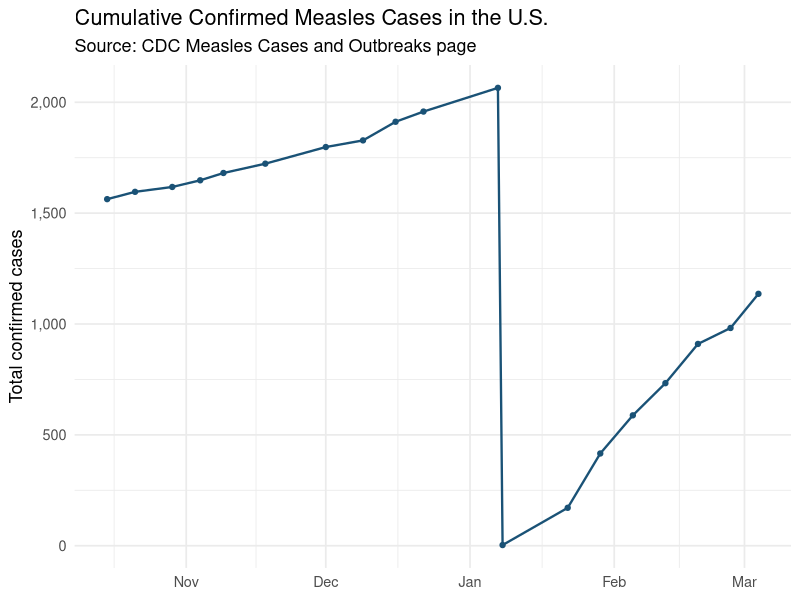
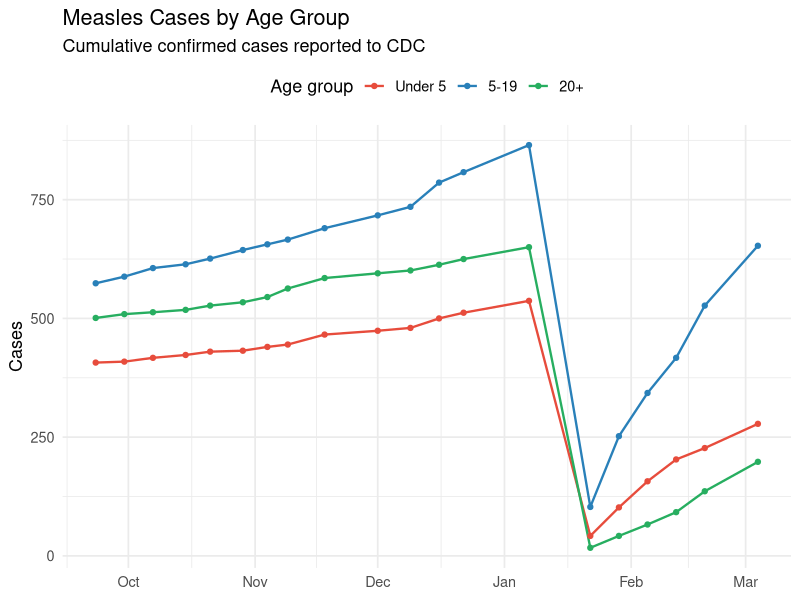
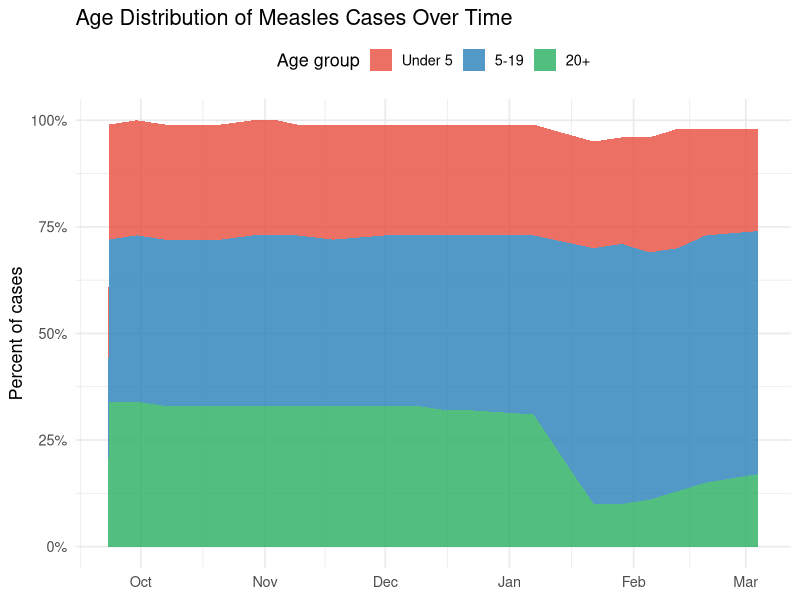
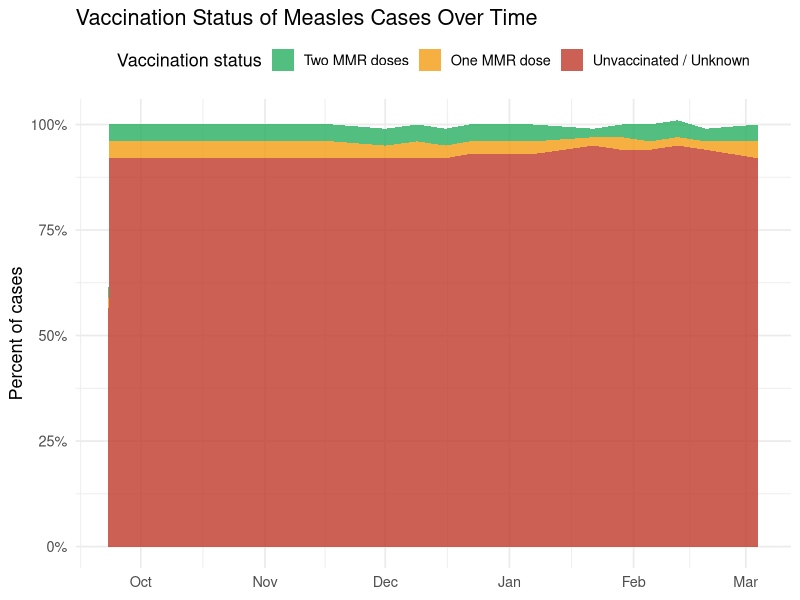
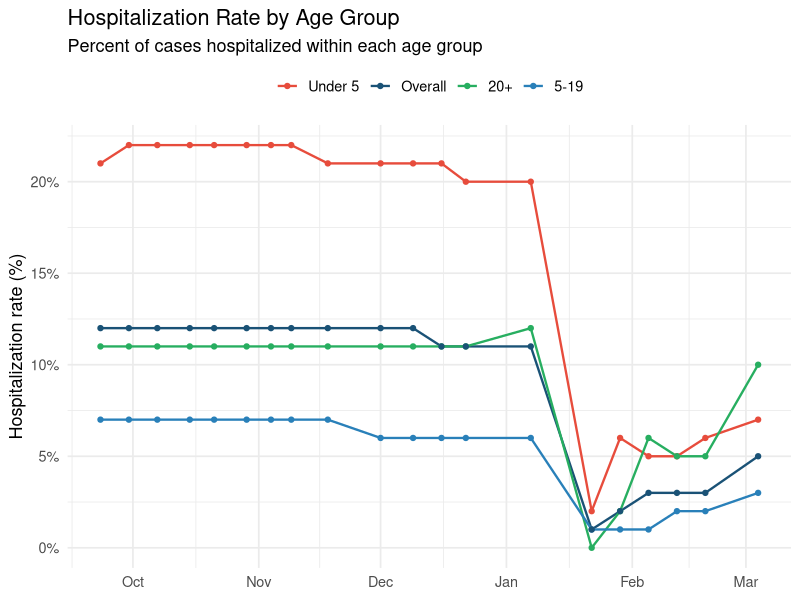
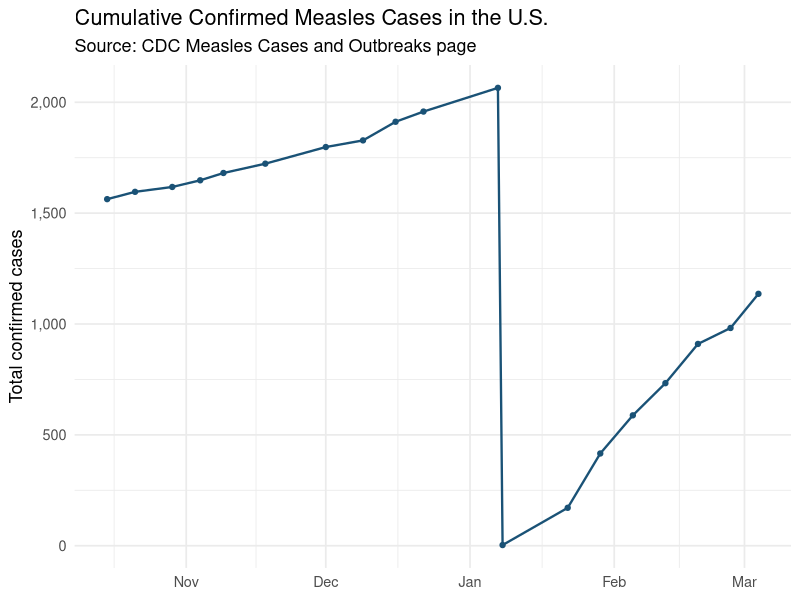
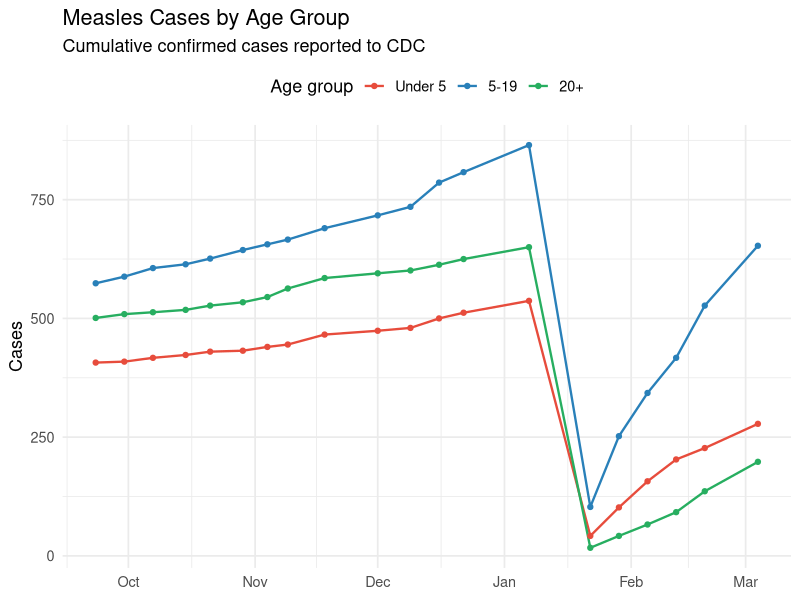
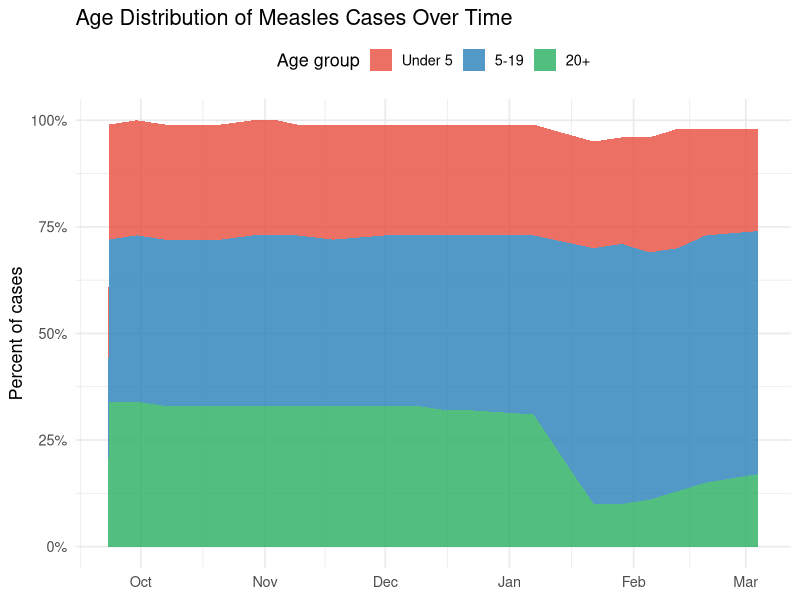

Here is the R script that generated these plots, in order:
library(tidyverse)
library(scales)

# ── Load data ────────────────────────────────────────────────────────────────

df <- read_csv("measles_structured.csv", na = "NA") |>
  mutate(snapshot_date = as.Date(snapshot_date)) |>
  # Drop duplicate update dates (keep first snapshot)
  distinct(update_date, .keep_all = TRUE)

# ── 1. Total cases over time ────────────────────────────────────────────────

ggplot(df |> filter(!is.na(total_cases)),
       aes(x = snapshot_date, y = total_cases)) +
  geom_line(linewidth = 0.8, color = "#1a5276") +
  geom_point(size = 1.5, color = "#1a5276") +
  scale_y_continuous(labels = comma) +
  labs(
    title = "Cumulative Confirmed Measles Cases in the U.S.",
    subtitle = "Source: CDC Measles Cases and Outbreaks page",
    x = NULL, y = "Total confirmed cases"
  ) +
  theme_minimal(base_size = 13)

ggsave("plots/total_cases.png", width = 9, height = 5, dpi = 200)

# ── 2. Cases by age group (counts) ──────────────────────────────────────────

age_long <- df |>
  select(snapshot_date, age_under5_n, age_5_19_n, age_20plus_n) |>
  pivot_longer(-snapshot_date, names_to = "age_group", values_to = "cases") |>
  filter(!is.na(cases)) |>
  mutate(age_group = recode(age_group,
    "age_under5_n" = "Under 5",
    "age_5_19_n"   = "5-19",
    "age_20plus_n" = "20+"
  )) |>
  mutate(age_group = factor(age_group, levels = c("Under 5", "5-19", "20+")))

ggplot(age_long, aes(x = snapshot_date, y = cases, color = age_group)) +
  geom_line(linewidth = 0.8) +
  geom_point(size = 1.5) +
  scale_y_continuous(labels = comma) +
  scale_color_manual(values = c("Under 5" = "#e74c3c", "5-19" = "#2980b9", "20+" = "#27ae60")) +
  labs(
    title = "Measles Cases by Age Group",
    subtitle = "Cumulative confirmed cases reported to CDC",
    x = NULL, y = "Cases", color = "Age group"
  ) +
  theme_minimal(base_size = 13) +
  theme(legend.position = "top")

ggsave("plots/cases_by_age.png", width = 9, height = 5, dpi = 200)

# ── 3. Age group proportions over time ───────────────────────────────────────

age_pct <- df |>
  select(snapshot_date, age_under5_pct, age_5_19_pct, age_20plus_pct) |>
  pivot_longer(-snapshot_date, names_to = "age_group", values_to = "pct") |>
  filter(!is.na(pct)) |>
  mutate(age_group = recode(age_group,
    "age_under5_pct" = "Under 5",
    "age_5_19_pct"   = "5-19",
    "age_20plus_pct" = "20+"
  )) |>
  mutate(age_group = factor(age_group, levels = c("Under 5", "5-19", "20+")))

ggplot(age_pct, aes(x = snapshot_date, y = pct, fill = age_group)) +
  geom_area(alpha = 0.8) +
  scale_y_continuous(labels = label_percent(scale = 1)) +
  scale_fill_manual(values = c("Under 5" = "#e74c3c", "5-19" = "#2980b9", "20+" = "#27ae60")) +
  labs(
    title = "Age Distribution of Measles Cases Over Time",
    x = NULL, y = "Percent of cases", fill = "Age group"
  ) +
  theme_minimal(base_size = 13) +
  theme(legend.position = "top")

ggsave("plots/age_distribution.png", width = 9, height = 5, dpi = 200)

# ── 4. Vaccination status over time ─────────────────────────────────────────

vax_long <- df |>
  select(snapshot_date, vax_unvax_or_unknown_pct, vax_one_mmr_pct, vax_two_mmr_pct) |>
  pivot_longer(-snapshot_date, names_to = "vax_status", values_to = "pct") |>
  filter(!is.na(pct)) |>
  mutate(vax_status = recode(vax_status,
    "vax_unvax_or_unknown_pct" = "Unvaccinated / Unknown",
    "vax_one_mmr_pct"          = "One MMR dose",
    "vax_two_mmr_pct"          = "Two MMR doses"
  )) |>
  mutate(vax_status = factor(vax_status,
    levels = c("Two MMR doses", "One MMR dose", "Unvaccinated / Unknown")))

ggplot(vax_long, aes(x = snapshot_date, y = pct, fill = vax_status)) +
  geom_area(alpha = 0.8) +
  scale_y_continuous(labels = label_percent(scale = 1)) +
  scale_fill_manual(values = c(
    "Unvaccinated / Unknown" = "#c0392b",
    "One MMR dose"           = "#f39c12",
    "Two MMR doses"          = "#27ae60"
  )) +
  labs(
    title = "Vaccination Status of Measles Cases Over Time",
    x = NULL, y = "Percent of cases", fill = "Vaccination status"
  ) +
  theme_minimal(base_size = 13) +
  theme(legend.position = "top")

ggsave("plots/vaccination_status.png", width = 9, height = 5, dpi = 200)

# ── 5. Hospitalization rate over time ────────────────────────────────────────

hosp_age <- df |>
  select(snapshot_date, hosp_under5_pct, hosp_5_19_pct, hosp_20plus_pct, hosp_total_pct) |>
  pivot_longer(-snapshot_date, names_to = "group", values_to = "pct") |>
  filter(!is.na(pct)) |>
  mutate(group = recode(group,
    "hosp_total_pct"   = "Overall",
    "hosp_under5_pct"  = "Under 5",
    "hosp_5_19_pct"    = "5-19",
    "hosp_20plus_pct"  = "20+"
  )) |>
  mutate(group = factor(group, levels = c("Under 5", "Overall", "20+", "5-19")))

ggplot(hosp_age, aes(x = snapshot_date, y = pct, color = group)) +
  geom_line(linewidth = 0.8) +
  geom_point(size = 1.5) +
  scale_y_continuous(labels = label_percent(scale = 1)) +
  scale_color_manual(values = c(
    "Overall"  = "#1a5276",
    "Under 5"  = "#e74c3c",
    "5-19"     = "#2980b9",
    "20+"      = "#27ae60"
  )) +
  labs(
    title = "Hospitalization Rate by Age Group",
    subtitle = "Percent of cases hospitalized within each age group",
    x = NULL, y = "Hospitalization rate (%)", color = NULL
  ) +
  theme_minimal(base_size = 13) +
  theme(legend.position = "top")

ggsave("plots/hospitalization_rate.png", width = 9, height = 5, dpi = 200)

message("All plots saved to plots/")
